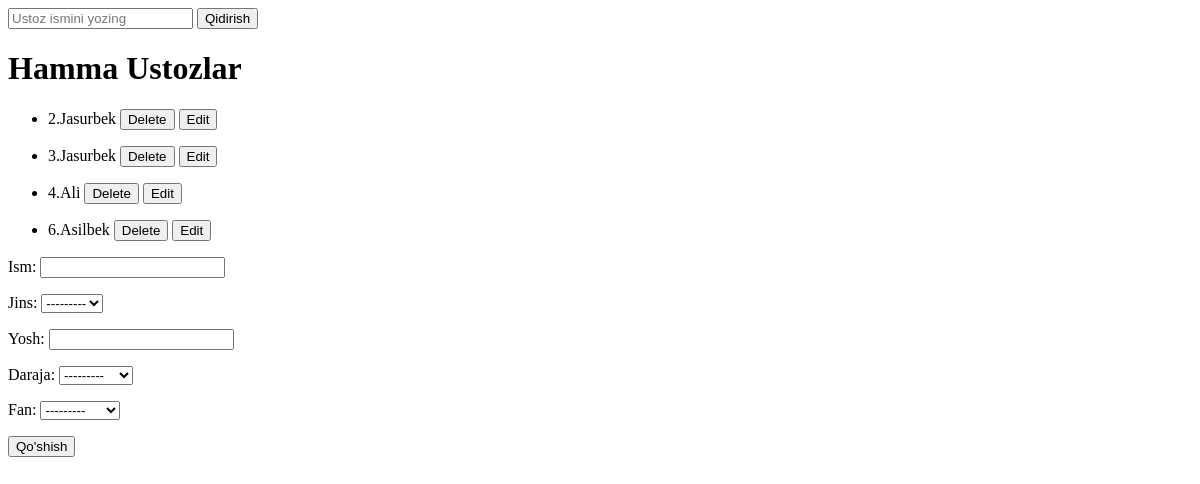
The page /ustozlar/ on the database as committed earlier.
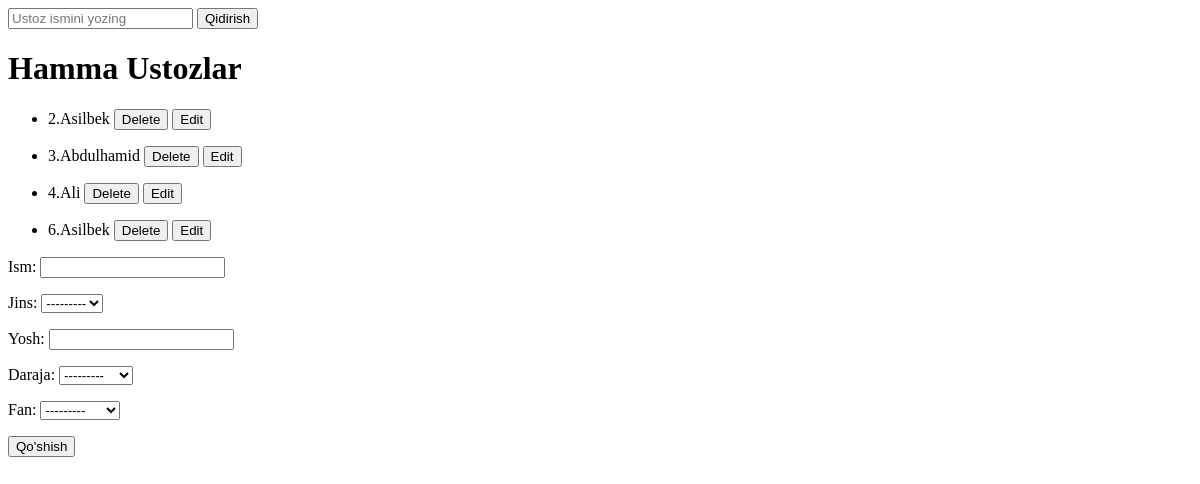
The same page on the database as committed later.
### Ombor/models.py (models this page shows, shortened)
class Ustoz(models.Model):
    ism=models.CharField(max_length=20)
    jins=models.CharField(max_length=20, choices=[("Erkak", "Erkak"), ("Ayol", "Ayol")])
    yosh=models.PositiveIntegerField()
    daraja=models.CharField(max_length=20, choices=[("Bakalavr", "Bakalavr"), ("Magistr", "Magistr")])
    fan=models.ForeignKey(Fan, on_delete=models.CASCADE)

### Ombor/views.py (the view)
# urls.py: path('ustozlar/', ustozlar),
def ustozlar(request):
    if request.method == "POST":
        ustoz=UstozForm(request.POST)
        if ustoz.is_valid():
            ustoz.save()
        return redirect("/ustozlar/")
    n = Ustoz.objects.all()
    ustoz = request.GET.get("ustoz_ismi")
    if ustoz is not None:
        n = Ustoz.objects.filter(ism__contains=ustoz)
    data = {
        "fanlar": Fan.objects.all(),
        "ustozlar": n,
        'forms': UstozForm()
    }
    return render(request, "Ustozlar.html", data)

### Ombor/forms.py
class UstozForm(forms.ModelForm):
    class Meta:
        model=Ustoz
        fields='__all__'

### Ombor/models.py (called while the page is built)
    def __str__(self):
        return self.nom

### templates/Ustozlar.html (shortened to what this page needs)
<!DOCTYPE html>
<html lang="en">
<head>
</head>
<body>
    <form>
        <input name="ustoz_ismi" type="text" placeholder="Ustoz ismini yozing">
        <button>Qidirish</button>
    </form>
    <h1>Hamma Ustozlar</h1>
    {%for u in ustozlar%}
    <ul>
        <li>
            {{u.id}}.{{u.ism}}
            <a href="/ustozni_ochirish/{{u.id}}"><button>Delete</button></a>
            <a href="/ustozlar/{{u.id}}/tahrirlash/"><button>Edit</button></a>
        </li>
    </ul>
{%endfor%}
    <form method="post">{%csrf_token%}
        {{forms.as_p}}
        <button>Qo'shish</button>
    </form>
</body>
</html>

Rows that differ between the two databases and show on the page:
changed Ustoz id 2: ism "Jasurbek" → "Asilbek"
changed Ustoz id 3: ism "Jasurbek" → "Abdulhamid"
